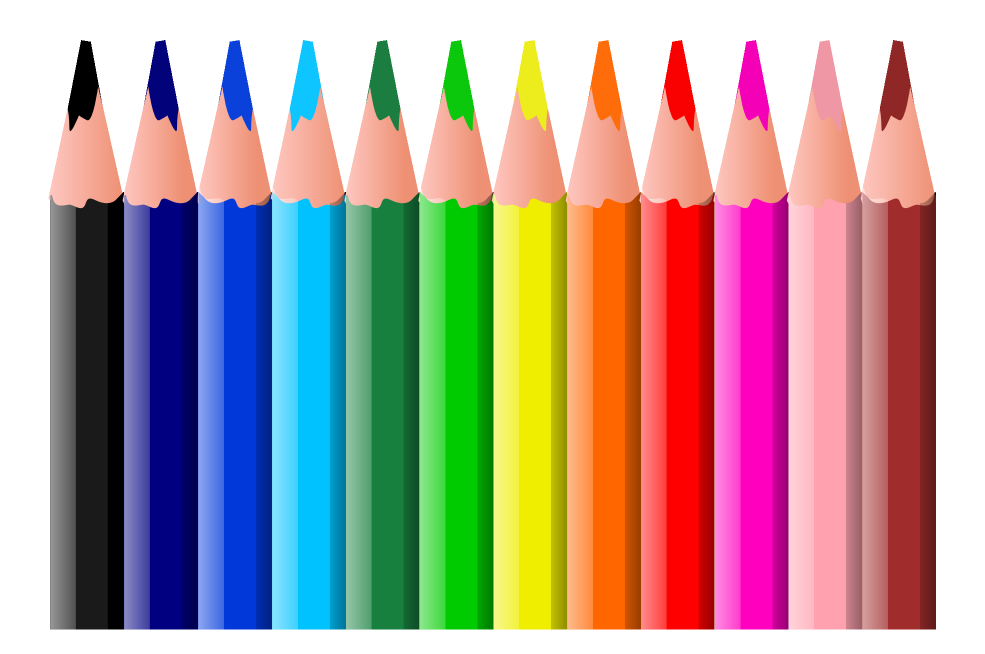
#> input picture data/pencil.png, 1969 x 1307 px (shown at 1/2 size); its folder holds 8 pictures in this run
$ jupyter execute --allow-errors basic_image_processing_SH.ipynb   (shell and % lines are left out)   (older library calls are emulated)
#> lines starting #> are read from the running program, lines starting #| are printed output that depends on the picture; after the words box and inside, x2 and y2 are one past the last pixel; in counts of white or black regions, pixels touching at a corner belong together
### assignments/utils.py
#coding=utf-8
import cv2
import matplotlib.pyplot as plt

def display_image(mat, axes=None, cmap=None):
    """
    Display a given matrix into Jupyter's notebook

    :param mat: Matrix to display
    :param axes: Subplot on which to display the image
    :param cmap: Color scheme to use
    :return: Matplotlib handle
    """
    img = cv2.cvtColor(mat, cv2.COLOR_BGR2RGB) if mat.ndim == 3 else mat
    cmap= cmap if mat.ndim != 2 or cmap is not None else 'gray'
    if axes is None:
        return plt.imshow(img, cmap=cmap)
    else:
        return axes.imshow(img, cmap=cmap)


### assignments/basic_image_processing_SH.ipynb
# Chapter 1 : Introduction to Image Processing Using Hand-Crafted Features

[cell 1]
import cv2 as cv
import numpy as np
import os
import math
from utils import *
import matplotlib.pyplot as plt

## 1.1 Introduction to Basic Image Processing Using OpenCV

In this section we'll start with the basic image processing and show you how you can load an image, perform some basic processing on the image, changing the color spaces , using the threshold and color histogram.

**Goals:**

1. Read an image and access pixel values and modify them
2. Setting Region of Image (*ROI*)
3. Changing color space
4. Understanding the concepts of histogram and histogram equalization

Almost all the operations in this section is mainly related to Numpy rather than OpenCV. A good knowledge of Numpy is required to write better optimized code with OpenCV.

For more information check the [numpy](https://docs.scipy.org/doc/) and [opencv](https://www.docs.opencv.org/3.4.0/) documentations.

### 1.1.1 Accessing and Modifying pixel values

The code in the next section shows how one can load an image into the Jupyter notebook.

[cell 2]
# reading an image
img = cv.imread(os.path.join('..','data', 'lena.png'))
#> (the rest of this cell did not finish here and is left out)

For individual pixel access, Numpy array methods, `array.item()` and `array.itemset()` can be used. But it always returns a scalar. So if you want to access all B,G,R values, you need to call `array.item()` separately for all.

#> (a cell that did not finish here is left out)

### 1.1.2 Image ROI

Sometimes, you will have to play with certain region of images. For eye detection in images, first perform face detection over the image until the face is found, then search within the face region for eyes. This approach improves accuracy (because eyes are always on faces :D ) and performance (because we search for a small area).

ROI is again obtained using Numpy indexing. Here I am selecting the ball and copying it to another region in the image:

#> (a cell that did not finish here is left out)

### 1.1.3 Colorspace Conversion

In this tutorial, you will learn how to convert images from one colorspace to another, like BGR ↔ Gray, BGR ↔ HSV etc. In addition to that, we will create an application which extracts a colored object within an image. There are more than 150 color-space conversion methods available in OpenCV. But we will look into only two which are most widely used ones, BGR ↔ Gray and BGR ↔ HSV.

For color conversion, we use the function `cv.cvtColor(<image>, <flag>)` where `<flag>` determines the type of conversion ([doc](https://docs.opencv.org/3.1.0/de/d25/imgproc_color_conversions.html)).

For *BGR* → *Gray* conversion we use the flags `cv.COLOR_BGR2GRAY`. Similarly for *BGR* → *HSV*, we use the flag `cv.COLOR_BGR2HSV`.

[cell 5]
# Load image
img = cv.imread(os.path.join('..','data', 'lena.png'))
# convert to gray
#> (the rest of this cell did not finish here and is left out)

Now try to convert the *BGR* image into *Luv* color space

** your code here **

#> (a cell that did not finish here is left out)

Now we know how to convert *BGR* image to a any color space, we can use this to extract a colored object. In *HSV*, it is more easier to represent a color than in *BGR* colorspace. In our application, we will try to extract a blue colored object. So here is the method:

1. Reading an input image
2. Convert from *BGR* to *HSV* color-space
3. We threshold the *HSV* image for a range of blue color
4. Now extract the blue object alone, we can do whatever on that image we want

[cell 7]
# 1. Read input
img = cv.imread(os.path.join('..','data', 'pencil.png'))
#> img is the input picture: shape (1307, 1969, 3); mean B, G, R 153.1, 157, 177.5

# 2. Convert BGR to HSV for an input image
hsv = cv.cvtColor(img, cv.COLOR_BGR2HSV)
#> hsv: shape (1307, 1969, 3); mean H, S, V 43.7, 120.8, 215.3

# 3. Define range of blue color in HSV
lower_blue = np.array([90,120,120])
upper_blue = np.array([130,255,255])
# Threshold the HSV image to get only blue colors
mask = cv.inRange(hsv, lower_blue, upper_blue)
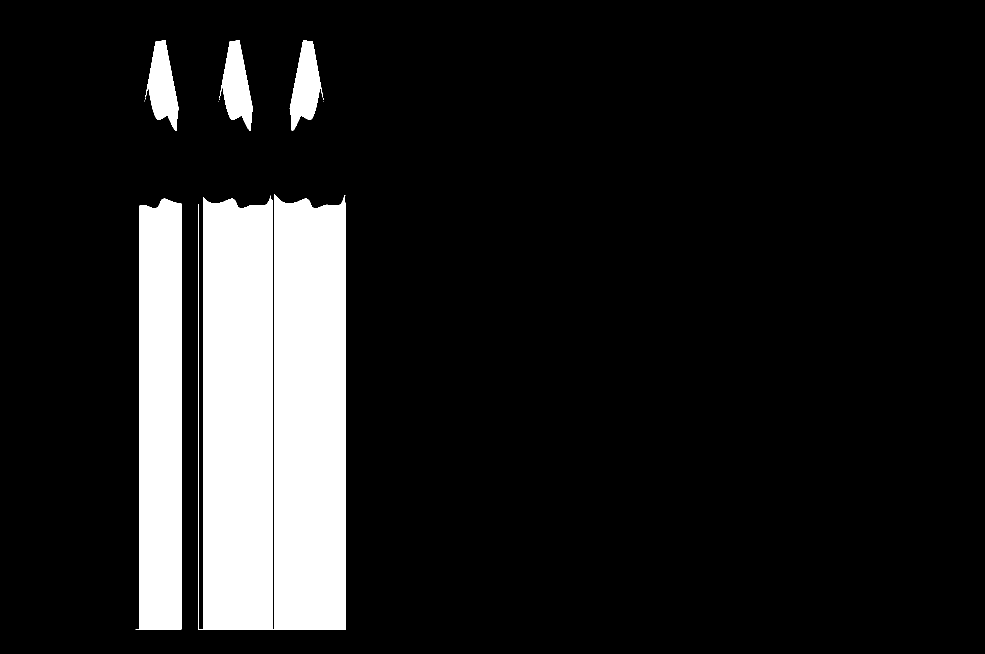
#> mask: shape (1307, 1969) (shown at 1/2 size); 13% white; 11 white regions (6 under 20 px), largest, box (x1, y1, x2, y2) and area: (396, 388, 692, 1259) 242255, (271, 397, 363, 1259) 71555, (579, 80, 646, 262) 6900, (439, 80, 506, 262) 6897, (291, 80, 357, 262) 6885

# 4. Bitwise-AND mask and original image
res = cv.bitwise_and(img, img, mask=mask)

# Display using subplots
fig, ax = plt.subplots(1, 3, figsize=(17, 9))
display_image(img, axes=ax[0])
ax[0].set_title('Input')
ax[0].set_xticks([]) # Hide ticks since they're not very usefull in this context
ax[0].set_yticks([])
display_image(mask, axes=ax[1], cmap='gray')
ax[1].set_title('Detected Mask')
ax[1].set_xticks([])
ax[1].set_yticks([])
display_image(res, axes=ax[2])
ax[2].set_title('Extracted color')
ax[2].set_xticks([])
ax[2].set_yticks([]);

In order to find *HSV* values, you can use the same function, `cv.cvtColor()`. Instead of passing an image, you just pass the *BGR* values you want. For example, to find the HSV value of Green, try following commands in Python terminal:

[cell 8]
green = np.uint8([[[255,0,0 ]]])
hsv_green = cv.cvtColor(green,cv.COLOR_BGR2HSV)
print( 'HSV component {}'.format(hsv_green))

Note there are some noises in the image. We will see how to remove them in later. Once you learn functions of contours, you can do plenty of things like find centroid of this object and use it to track the object in video, draw diagrams just by moving your hand in front of camera and many other funny stuffs.

Try to extract the **RED** colored objects

**your code here**

**NOTE** : OpenCV H has values from 0 to 180, S and V from 0 to 255. The red color, in OpenCV, has the hue values approximately in the range of 0 to 10 and 160 to 180.

[cell 9]
# Extract RED objects BGR

# 3. Define range of RED color in HSV
lower_red = np.array([-40,100,100])
upper_red = np.array([5,255,255])
# Threshold the HSV image to get only blue colors
mask2 = cv.inRange(hsv, lower_red, upper_red)
#> mask2: shape (1307, 1969); 9.1% white; 115 white regions (111 under 20 px), largest, box (x1, y1, x2, y2) and area: (1282, 385, 1429, 1259) 125581, (1750, 391, 1872, 1259) 95432, (1322, 80, 1392, 263) 7021, (1759, 80, 1828, 262) 6987

# 4. Bitwise-AND mask and original image
res2 = cv.bitwise_and(img, img, mask=mask2)

# Display using subplots
fig, ax = plt.subplots(1, 3, figsize=(17, 9))
display_image(img, axes=ax[0])
ax[0].set_title('Input')
ax[0].set_xticks([]) # Hide ticks since they're not very usefull in this context
ax[0].set_yticks([])
display_image(mask2, axes=ax[1], cmap='gray')
ax[1].set_title('Detected Mask')
ax[1].set_xticks([])
ax[1].set_yticks([])
display_image(res2, axes=ax[2])
ax[2].set_title('Extracted color')
ax[2].set_xticks([])
ax[2].set_yticks([]);

### 1.1.4 Image Histogram

So what is histogram ? You can consider histogram as a graph or plot, which gives you an overall idea about the intensity distribution of an image. It is a plot with pixel values (*ranging from 0 to 255, not always*) in X-axis and corresponding number of pixels in the image on Y-axis.

It is just another way of understanding the image. By looking at the histogram of an image, you get intuition about contrast, brightness, intensity distribution etc of that image. Almost all image processing tools today, provides features on histogram.

Here is some code to show you how such representation can be computed:

[cell 10]
# Load image
img = cv.imread(os.path.join('..','data', 'lena.png'))

color = ['b', 'g', 'r']
fig, ax = plt.subplots(1, 2, figsize=(12, 7))
#> (the rest of this cell did not finish here and is left out)

You can see the image and its histogram. Left region of histogram shows the amount of darker pixels in image and right region shows the amount of brighter pixels.

From the histogram, you can see for the *green* channel that pixels are mainly dark and midtones (*i.e. pixel values in mid-range, say around 127*). There is no bright green pixels in the image. On the other hand, *red* channel is mainly composed of pixels with high intensity (*i.e. distribution mainly located on the right hand side*).

#### 1.1.4.1 Histogram Equalization

Consider an image whose pixel values are confined to some specific range of values only. For instance, brighter image will have all pixels confined to high values. But a good image will have pixels from all regions of the image. So you need to stretch this histogram to either ends and that is what Histogram Equalization does. This normally improves the contrast of the image ([doc](https://en.wikipedia.org/wiki/Histogram_equalization)).

Code below shows how you can apply such contrast enhancement and display on example.

[cell 11]
# Load image
img = cv.imread(os.path.join('..','data', 'hawkes_bay.jpg'), cv.IMREAD_GRAYSCALE)
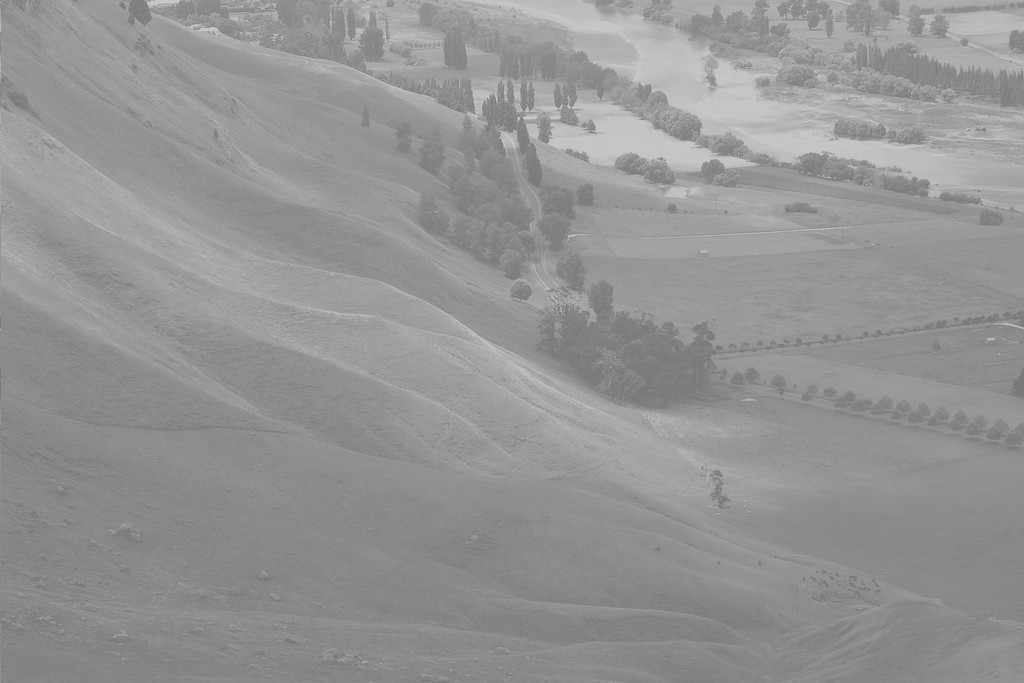
#> input picture data/hawkes_bay.jpg, 1024 x 683 px
#> img is the input picture: shape (683, 1024); min 114, max 208, mean 148

# Apply histogram equalization
img_equ = cv.equalizeHist(img)
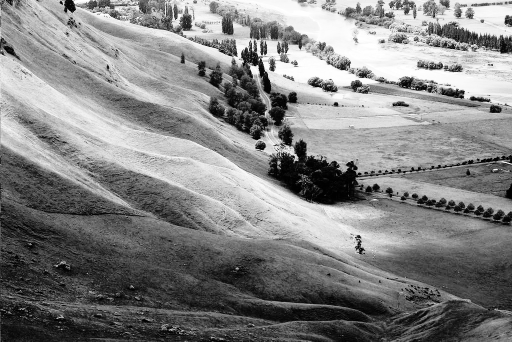
#> img_equ: shape (683, 1024) (shown at 1/2 size); min 0, max 255, mean 130.5

# Compute respective histogram
hist = cv.calcHist([img], channels=[0], mask=None, histSize=[256], ranges=[0, 256])
#> hist = 256 values, max 28701 at index 137, min 0 at index 0, mean 2732
hist_equ = cv.calcHist([img_equ], channels=[0], mask=None, histSize=[255], ranges=[0, 256])
#> hist_equ = 255 values, max 28701 at index 62, min 0 at index 4, mean 2742.7

# Display
fig, ax = plt.subplots(2, 2, figsize=(17, 9))
display_image(img, axes=ax[0][0])
ax[0][0].set_xticks([])
ax[0][0].set_yticks([])
ax[0][0].set_title('Original')
# Histogram original
ax[0][1].bar(np.arange(hist.shape[0]), hist.reshape(-1),  width=1)
ax[0][1].set_xlim([0, 256])
ax[0][1].set_title('Histogram')
# Histogram equalized
display_image(img_equ, axes=ax[1][0])
ax[1][0].set_xticks([])
ax[1][0].set_yticks([])
ax[1][0].set_title('Histogram Equalized')
ax[1][1].bar(np.arange(hist_equ.shape[0]), hist_equ.reshape(-1),  width=1)
ax[1][1].set_xlim([0, 256])
ax[1][1].set_title('Histogram')
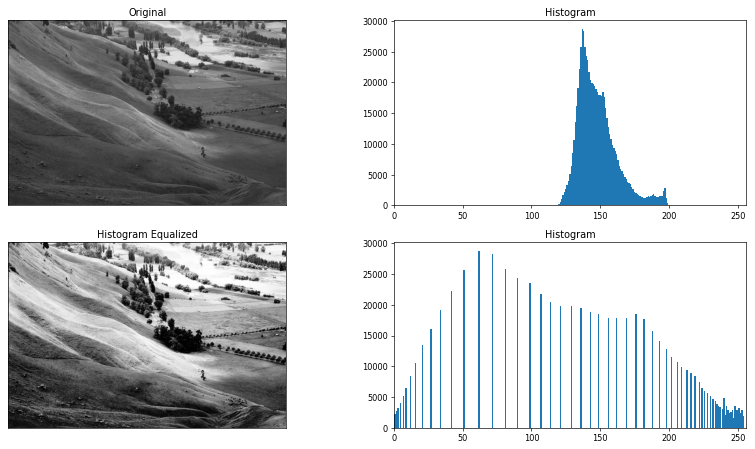
#> figure drawn by matplotlib, 4 panels; panel 2: tallest bar 28701 high, from x = 136.5 to 137.5; panel 4: tallest bar 28701 high, from x = 61.5 to 62.5

With the two images on the first row, we see that most of the pixels have a value around ~150, moreover such packing indicates that the image's contrast is quite poor. Using histogram equalization when can strech the pixel's intensity distribution in order to improve the contrast (i.e. example on the second row).

### 1.1.5 Image Thresholding

Here, the matter is straight forward. If pixel value is greater than a threshold value, it is assigned one value (*maybe white*), else it is assigned another value (*maybe black*). The function used is `cv.threshold(<image>, <thresh>, <maxVal>, <type>)`. First argument is the source image, which should be a grayscale image. Second argument is the threshold value which is used to classify the pixel values. Third argument is the maxVal which represents the value to be given if pixel value is more than (sometimes less than) the threshold value. OpenCV provides different styles of thresholding and it is decided by the fourth parameter of the function. Different types are:

1. `cv.THRESH_BINARY`
2. `cv.THRESH_BINARY_INV`
3. `cv.THRES_TRUNC`
4. `cv.THRESH_TOZERO`
5. `cv.THRESH_TOZERO_INV`

[cell 12]
# Load image
img = cv.imread(os.path.join('..','data', 'grad.png'), cv.IMREAD_GRAYSCALE)
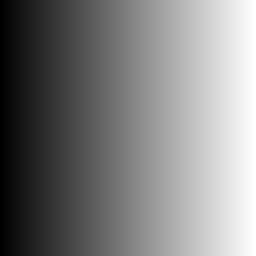
#> input picture data/grad.png, 256 x 256 px
#> img is the input picture: shape (256, 256); min 0, max 255, mean 127.5
# Various threshold output
_, thresh1 = cv.threshold(img,127,255,cv.THRESH_BINARY)
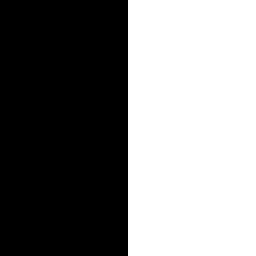
#> thresh1: shape (256, 256); 50% white; 1 white region, box (x1, y1, x2, y2) and area: (128, 0, 256, 256) 32768
_, thresh2 = cv.threshold(img,127,255,cv.THRESH_BINARY_INV)
#> thresh2: shape (256, 256); 50% white; 1 white region, box (x1, y1, x2, y2) and area: (0, 0, 128, 256) 32768
_, thresh3 = cv.threshold(img,127,255,cv.THRESH_TRUNC)
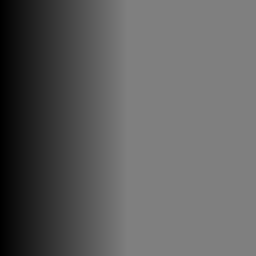
#> thresh3: shape (256, 256); min 0, max 127, mean 95.2
_, thresh4 = cv.threshold(img,127,255,cv.THRESH_TOZERO)
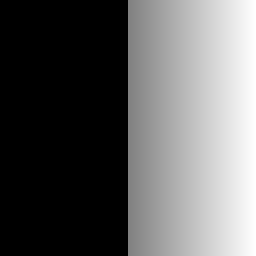
#> thresh4: shape (256, 256); min 0, max 255, mean 95.8
_, thresh5 = cv.threshold(img,127,255,cv.THRESH_TOZERO_INV)
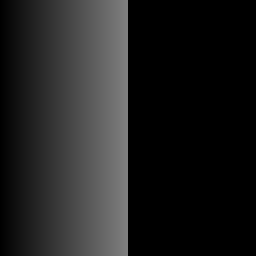
#> thresh5: shape (256, 256); min 0, max 127, mean 31.8
# Concatenate into list + define titles
titles = ['Original Image','BINARY','BINARY_INV','TRUNC','TOZERO','TOZERO_INV']
images = [img, thresh1, thresh2, thresh3, thresh4, thresh5]

# Define how many figures will be drawn, save canvas + axes reference for later use
fig, ax = plt.subplots(2, 3, figsize=(17, 9))
# Draw each samples
for k in range(6):
    r = int(k / 3)
    c = k % 3
    # Show image
    display_image(images[k], axes=ax[r][c], cmap='gray')
    # Add title + remove tick
    ax[r][c].set_title(titles[k])
    ax[r][c].set_xticks([])
    ax[r][c].set_yticks([])
#> this loop made 6 passes
#> r on passes 2 to 6: 0, 0, 1, 1, 1

To plot multiple images, we have used `plt.subplots(...)` function. Please checkout Matplotlib docs for more details.

#### 1.1.5.1 Otsu Binarization

In global thresholding, we used an arbitrary value for threshold value, right? So, how can we know a value we selected is good or not? Answer is, trial and error method. But consider a bimodal image (In simple words, bimodal image is an image whose histogram has two peaks). For that image, we can approximately take a value in the middle of those peaks as threshold value, right ? That is what Otsu binarization does. So in simple words, it automatically calculates a threshold value from image histogram for a bimodal image. (For images which are not bimodal, binarization won’t be accurate.)

For this, our `cv.threshold()` function is used, but pass an extra flag, `cv.THRES_OTSU`. For threshold value, simply pass zero. Then the algorithm finds the optimal threshold value and returns you as the second output, retVal. If Otsu thresholding is not used, retVal is same as the threshold value you used.

Check out below example. Input image is a noisy image. In first case, I applied global thresholding for a value of 127. In second case, I applied Otsu’s thresholding directly. In third case, I filtered image with a 5x5 gaussian kernel to remove the noise, then applied Otsu thresholding. See how noise filtering improves the result.

[cell 13]
# Load image
img = cv.imread(os.path.join('..','data', 'noisy2.png'), cv.IMREAD_GRAYSCALE)
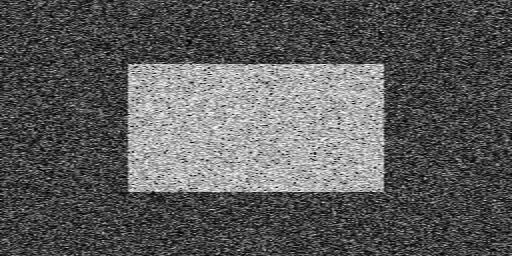
#> input picture data/noisy2.png, 512 x 256 px
#> img is the input picture: shape (256, 512); min 0, max 254, mean 91

# global thresholding
ret1, th1 = cv.threshold(img, 127, 255, cv.THRESH_BINARY)
#> th1: shape (256, 512); 25.3% white; 1632 white regions (1631 under 20 px), largest, box (x1, y1, x2, y2) and area: (125, 62, 387, 193) 29976
#> (the rest of the program and of its run is left out)
